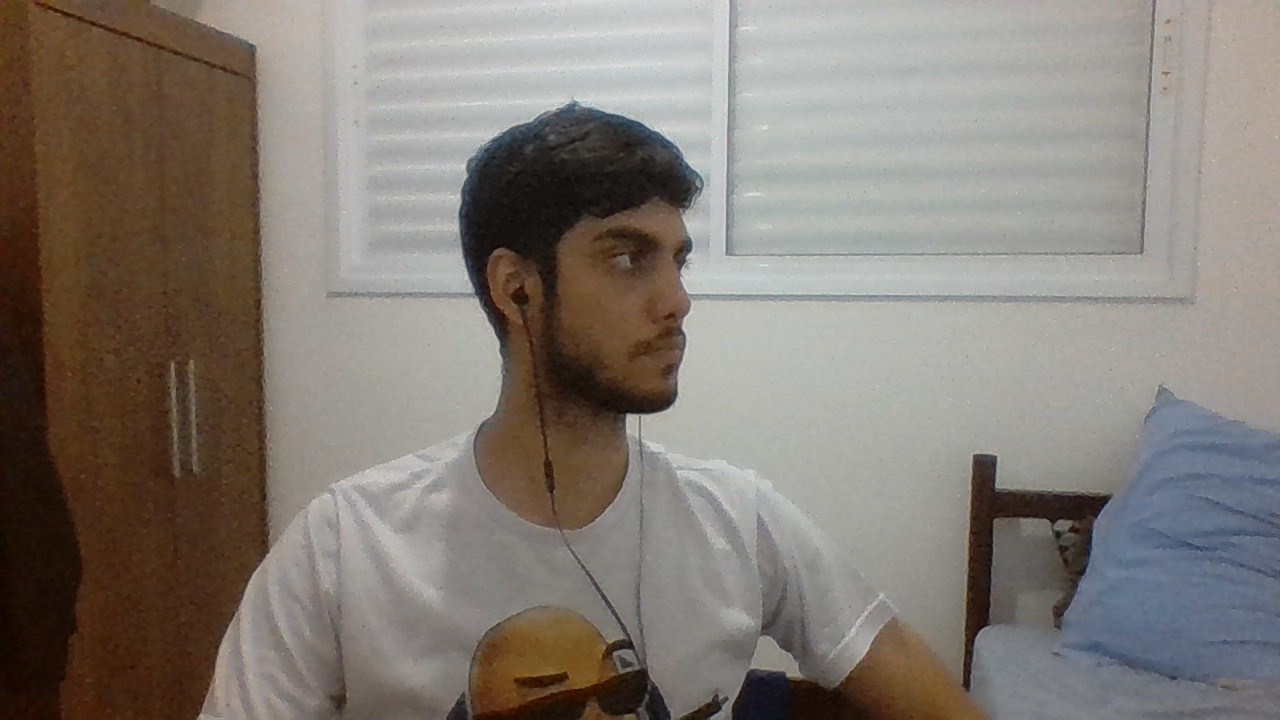
#> input picture photo3.jpg, 1280 x 720 px
$ python solvepnp_test.py
#> lines starting #> are read from the running program, lines starting #| are printed output that depends on the picture; after the words box and inside, x2 and y2 are one past the last pixel; in counts of white or black regions, pixels touching at a corner belong together
import cv2
import numpy as np
img = cv2.imread("photo3.jpg")
#> img is the input picture: shape (720, 1280, 3); mean B, G, R 116.5, 123.6, 131.1
size = img.shape
#> size = (720, 1280, 3)
image_points_2D = np.array([
    (196, 141),  # Nose tip
    (190, 202),  # Chin
    (196, 124),  # Left eye corner
    (236, 128),  # Right eye corner
    (186, 175),  # Left mouth
    (214, 177)   # Right mouth
], dtype="double")

figure_points_3D = np.array([
                            (0.0, 0.0, 0.0),             # Nose tip
                            (0.0, -330.0, -65.0),        # Chin
                            (-225.0, 170.0, -135.0),     # Left eye left corner
                            (225.0, 170.0, -135.0),      # Right eye right corne
                            (-150.0, -150.0, -125.0),    # Left Mouth corner
                            (150.0, -150.0, -125.0)      # Right mouth corner
                            ])

distortion_coeffs = np.zeros((4, 1))
focal_length = size[1]
#> focal_length = 1280
center = (size[1]/2, size[0]/2)
#> center = (640, 360)
matrix_camera = np.array(
    [[focal_length, 0, center[0]],
     [0, focal_length, center[1]],
     [0, 0, 1]], dtype="double"
)
success, vector_rotation, vector_translation = cv2.solvePnP(figure_points_3D, image_points_2D, matrix_camera, distortion_coeffs, flags=0)
#> success = True; vector_rotation = [2.85, 0.298, -0.938]; vector_translation = [-2762.9, -1322.1, 7883.9]
nose_end_point2D, jacobian = cv2.projectPoints(np.array([(0.0, 0.0, 1000.0)]), vector_rotation, vector_translation, matrix_camera, distortion_coeffs)
#> nose_end_point2D = [[37.23, 88.57]]
for p in image_points_2D:
    cv2.circle(img, (int(p[0]), int(p[1])), 3, (0, 0, 255), -1)
#> img: shape (720, 1280, 3); 0.02% of pixels changed, all inside (x1, y1, x2, y2) = (183, 121, 240, 206)
point1 = (int(image_points_2D[0][0]), int(image_points_2D[0][1]))

point2 = (int(nose_end_point2D[0][0][0]), int(nose_end_point2D[0][0][1]))

cv2.line(img, point1, point2, (255, 255, 255), 2)
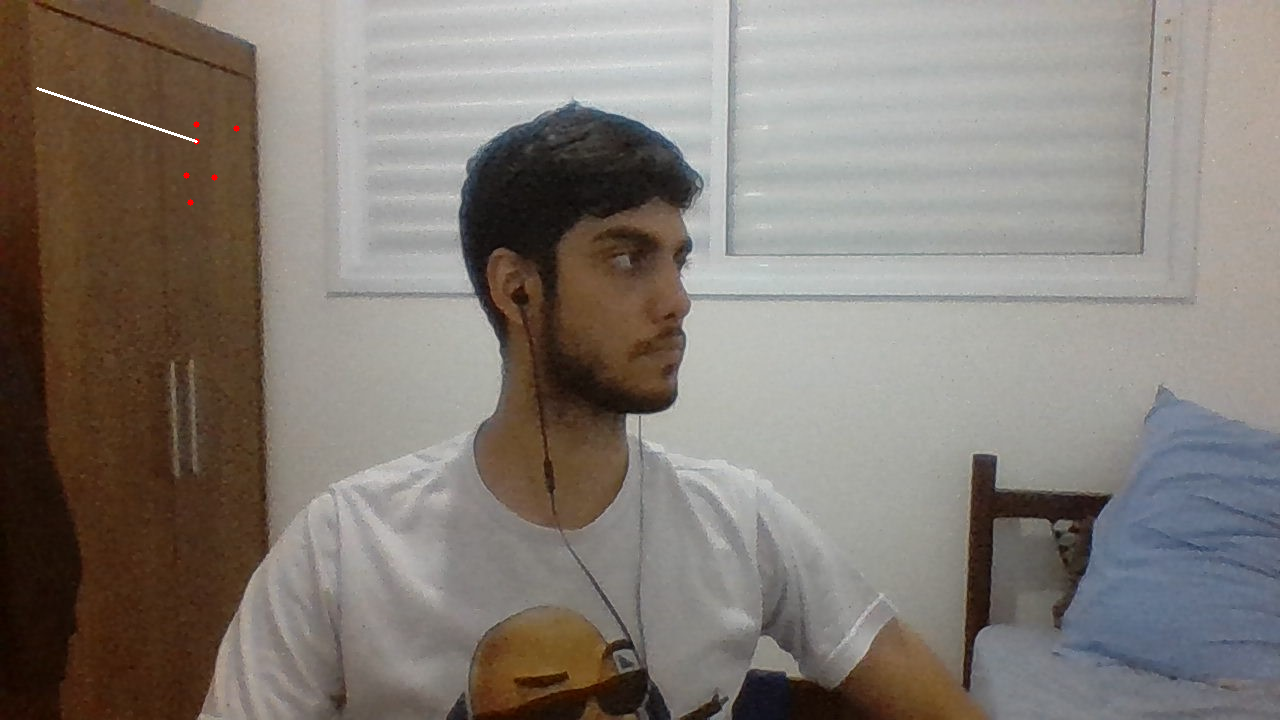
#> img: shape (720, 1280, 3); mean B, G, R 116.6, 123.7, 131.2

cv2.imshow("Final", img)
cv2.waitKey(0)
cv2.destroyAllWindows()

$ run again, with photo1.jpg copied over photo3.jpg
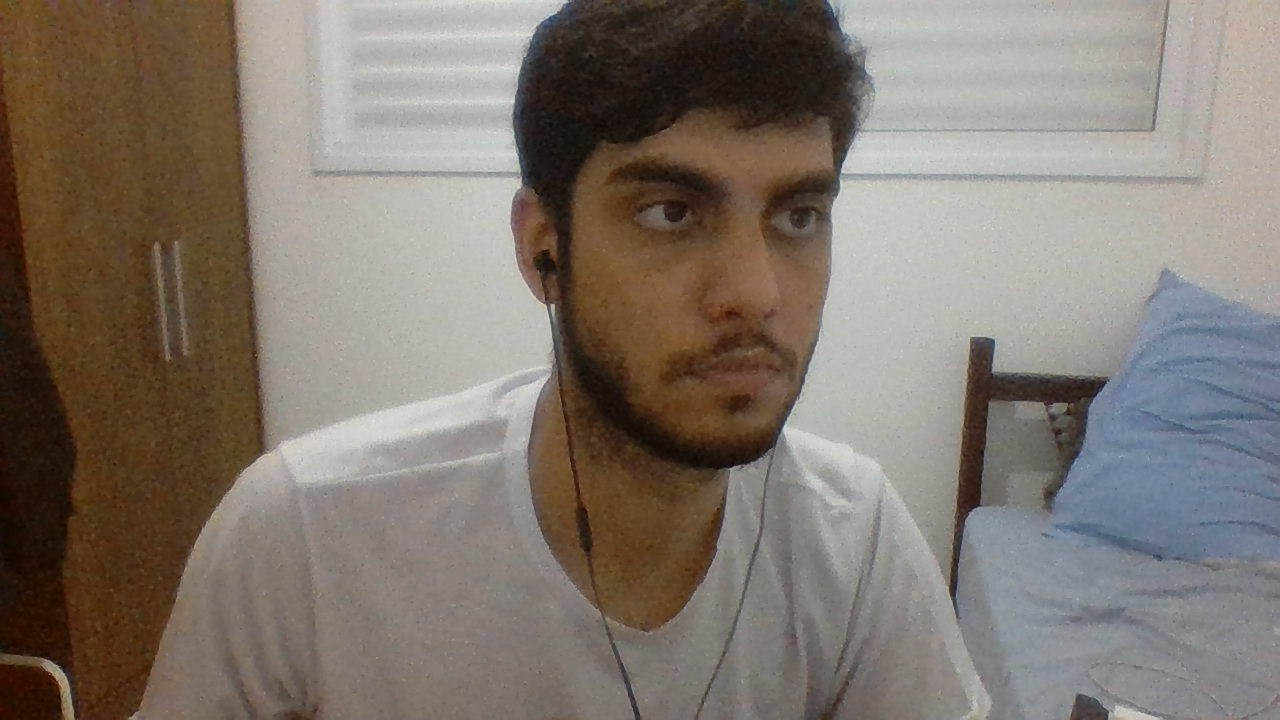
#> input picture photo1.jpg, 1280 x 720 px
#> img is the input picture: shape (720, 1280, 3); mean B, G, R 110.3, 118.9, 128.4
#> `cv2.line(img, point1, point2, (255, 255, 255), 2)`:
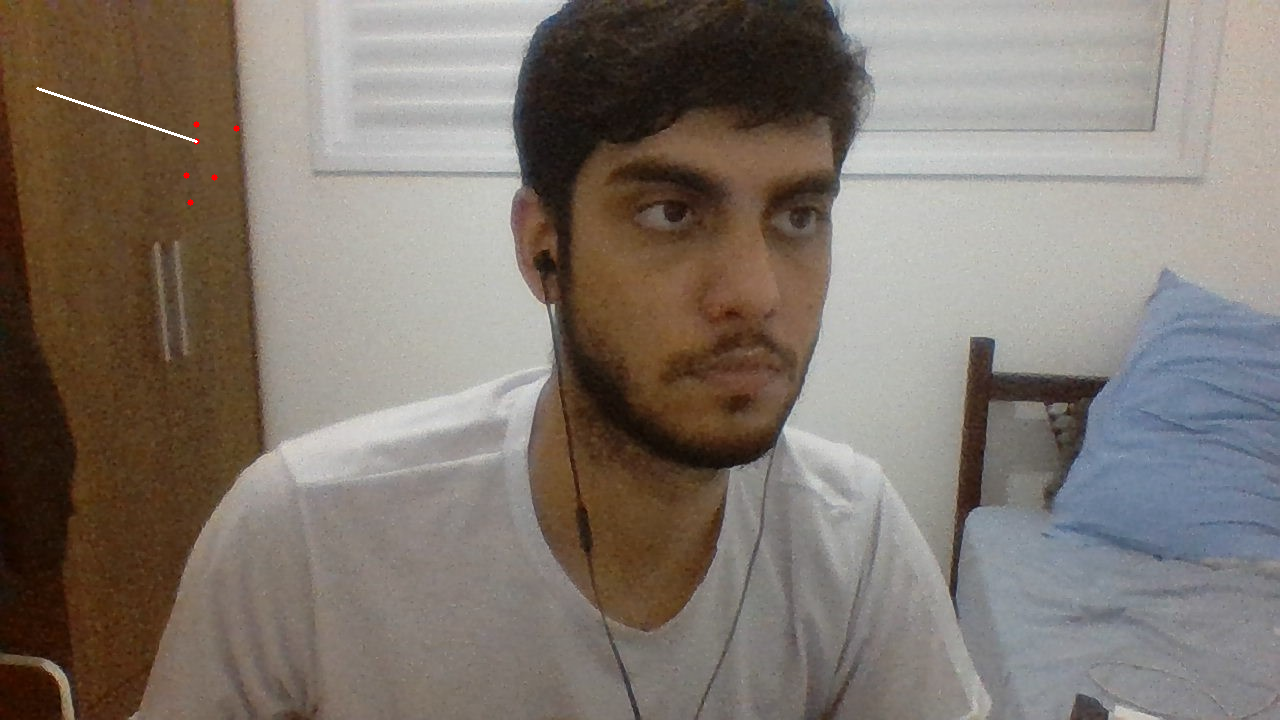
#> img: shape (720, 1280, 3); mean B, G, R 110.4, 118.9, 128.5
